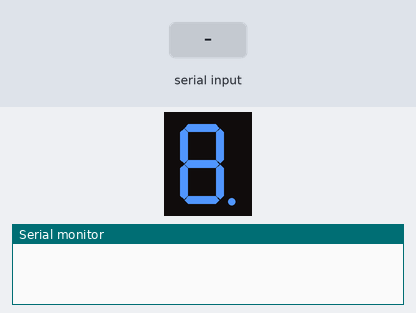
This sketch was run on a simulated Arduino Uno, built with avr-gcc and run on an emulated ATmega328P. Shown: 1-digit seven-segment display, the last lines printed to the serial monitor. Wiring (inferred from the names in the program): 1-digit 7-segment display, segments lit when LOW: segments pin 2, pin 3, pin 4, pin 5, pin 6, pin 7, pin 8, pin 9. The test bench sets the inputs (shaded band). The segment pins are drawn as the display they are named for.

Above: at 1.2 s.
1.3 s: "90,45\n" received over Serial
At 2.4 s:
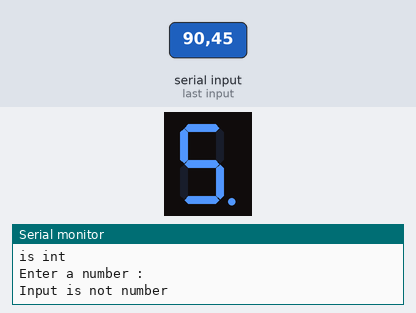
2.8 s: "30,150\n" received over Serial
At 3.9 s:
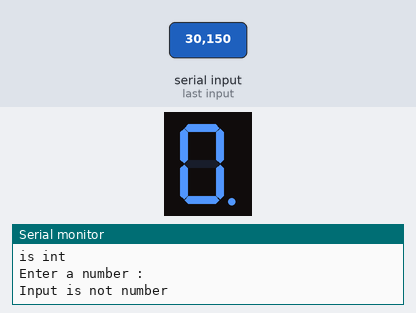
4.3 s: "200\n" received over Serial
5.8 s: "5\n" received over Serial
At 6.1 s:
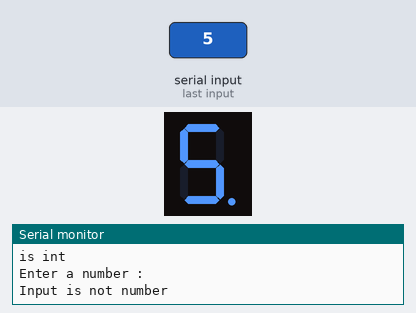
7.3 s: "90\n" received over Serial
At 8.5 s:
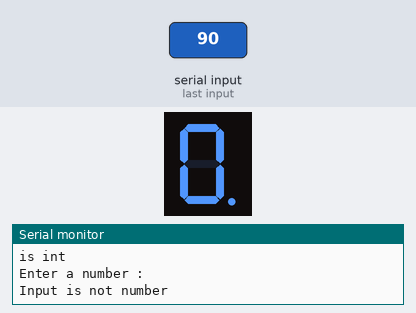
Timing chart, 0 to 9.8 s (numbered marks = the images above; inputs shaded):
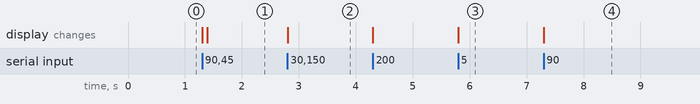

Measured:
- after the input at 1.3 s, the display: first changes at once (image 1 shows a later state)
- after the input at 2.8 s, the display: first changes at once (image 2 shows a later state)
- after the input at 5.8 s, the display: changes at once (image 3)
- after the input at 7.3 s, the display: first changes at once (image 4 shows a later state)

The sketch:

5-4-7SegmentsFromSerial.ino
```cpp
const uint8_t NUM_PINS = 8;
// a,b,c,...,g,DP segments
const uint8_t SEGMENT_PINS[NUM_PINS] = {2, 3, 4, 5, 6, 7, 8, 9};
// input number to light up from array index then get a,b,c,... segments in index number from SEGMENT_PIN to map into pin number
const uint8_t SEGMENT_TABLE[10][7] = {
//   a  b  c  d  e  f  g
    {0, 0, 0, 0, 0, 0, 1}, // 0
    {1, 0, 0, 1, 1, 1, 1}, // 1
    {0, 0, 1, 0, 0, 1, 0}, // 2
    {0, 0, 0, 0, 1, 1, 0}, // 3
    {1, 0, 0, 1, 1, 0, 0}, // 4
    {0, 1, 0, 0, 1, 0, 0}, // 5
    {0, 1, 0, 0, 0, 0, 0}, // 6
    {0, 0, 0, 1, 1, 1, 1}, // 7
    {0 ,0 ,0 ,0 ,0 ,0 ,0}, // 8
    {0 ,0 ,0 ,0 ,1 ,0 ,0}  // 9

};

void setup() {
    Serial.begin(9600);
    for (int i = 0; i < NUM_PINS; i++) {
        pinMode(SEGMENT_PINS[i], OUTPUT);
    }
}

void loop() {
    if (Serial.available() > 0) {
        Serial.print("Enter a number : ");
        char incomingByte = Serial.read();
        int incomingByteAsInt = incomingByte - 48;
        Serial.println(incomingByte);

        if (incomingByteAsInt >= 0 && incomingByteAsInt <= 9) {
            Serial.println("is int");

            for (int i = 0; i < 7; i++) {
                // Serial.println("new loop");
                // Serial.println(i);
                // Serial.println(SEGMENT_PINS[i]);
                // Serial.println(SEGMENT_TABLE[incomingByteAsInt][i]);
                digitalWrite(SEGMENT_PINS[i], SEGMENT_TABLE[incomingByteAsInt][i]);
            }
        }
        else  {
            Serial.println("Input is not number");
        }
    }
}
```
